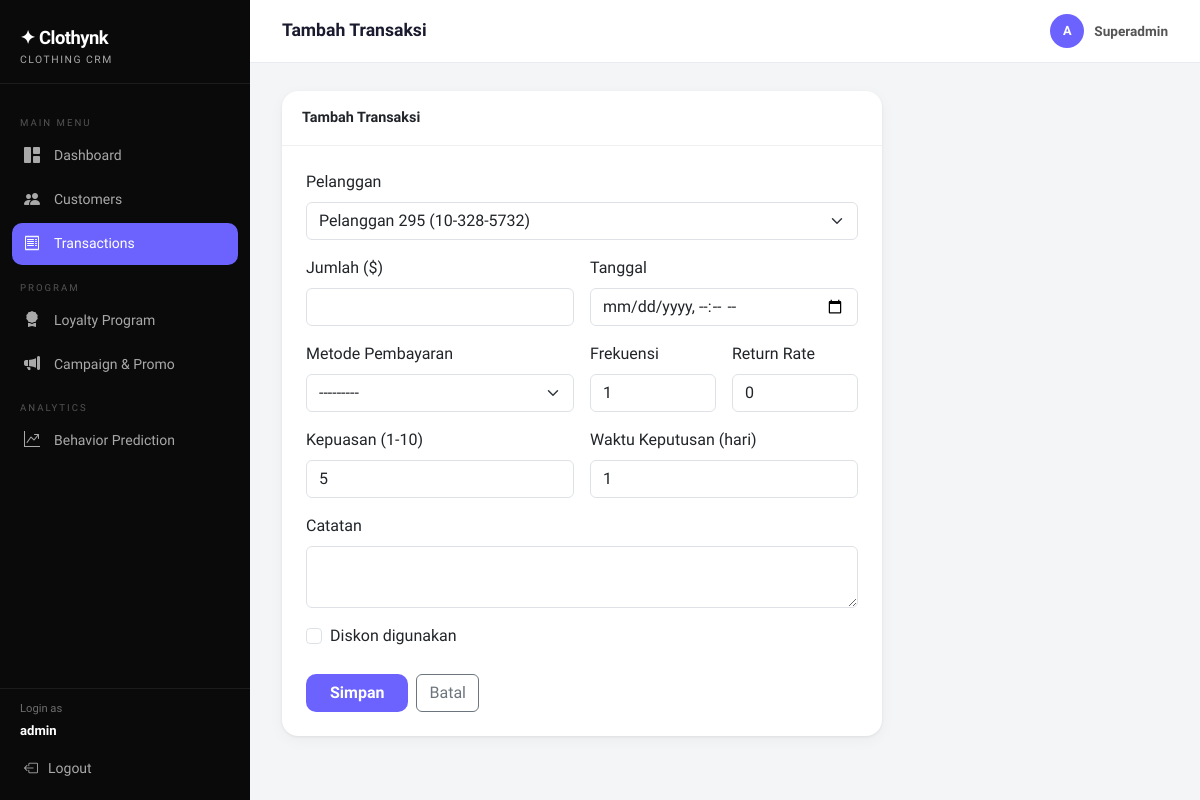
Before: /transaksi/tambah/?customer=295 (signed in) with the older database file.
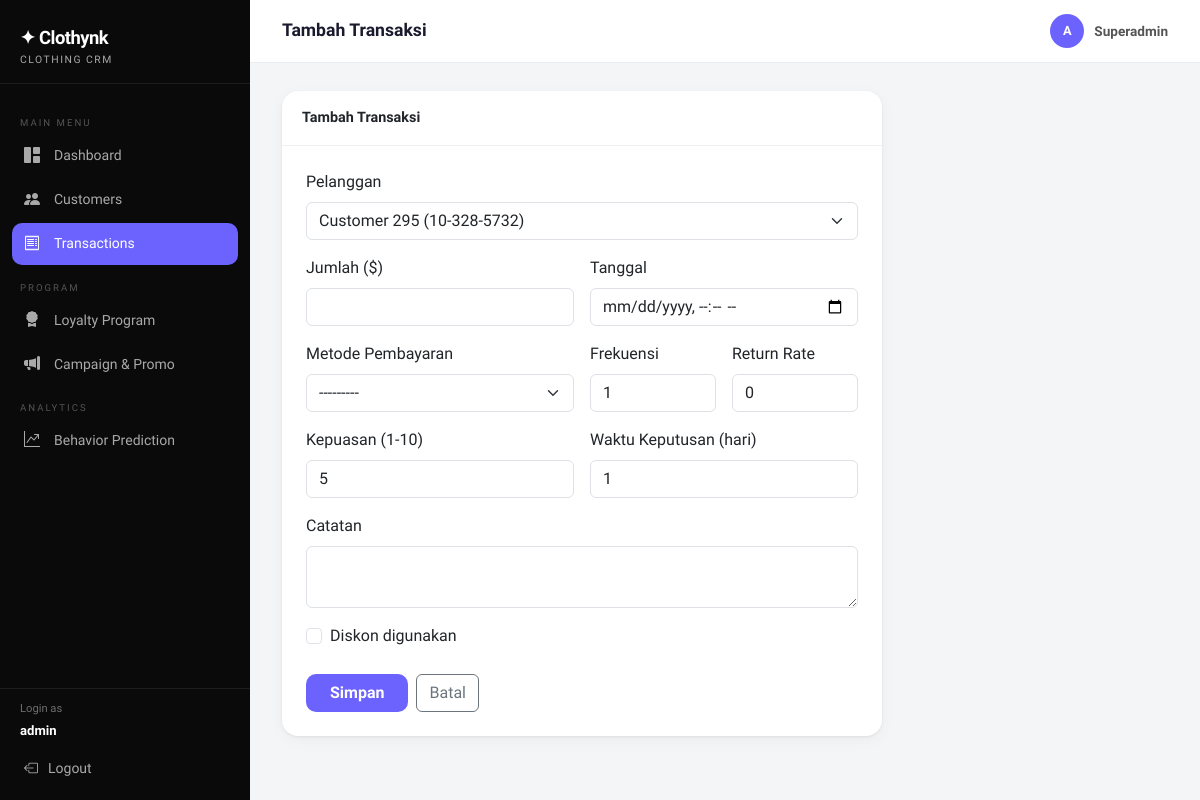
After: the same page with the newer database file.
### core/models.py (models this page shows, shortened)
class Customer(models.Model):
    GENDER_CHOICES = [
        ('Male', 'Male'),
        ('Female', 'Female'),
        ('Non-binary', 'Non-binary'),
        ('Bigender', 'Bigender'),
        ('Genderfluid', 'Genderfluid'),
        ('Polygender', 'Polygender'),
        ('Agender', 'Agender'),
        ('Genderqueer', 'Genderqueer'),
    ]
    INCOME_CHOICES = [('Low', 'Low'), ('Middle', 'Middle'), ('High', 'High')]
    MARITAL_CHOICES = [('Single', 'Single'), ('Married', 'Married'), ('Divorced', 'Divorced'), ('Widowed', 'Widowed')]
    EDUCATION_CHOICES = [
        ('High School', 'High School'),
        ("Bachelor's", "Bachelor's"),
        ("Master's", "Master's"),
        ('PhD', 'PhD'),
        ('Other', 'Other'),
    ]
    OCCUPATION_CHOICES = [('Low', 'Low'), ('Middle', 'Middle'), ('High', 'High')]
    CHANNEL_CHOICES = [('Online', 'Online'), ('In-Store', 'In-Store'), ('Mixed', 'Mixed')]
    INFLUENCE_CHOICES = [('None', 'None'), ('Low', 'Low'), ('Medium', 'Medium'), ('High', 'High')]
    SENSITIVITY_CHOICES = [('Not Sensitive', 'Not Sensitive'), ('Somewhat Sensitive', 'Somewhat Sensitive'), ('Highly Sensitive', 'Highly Sensitive')]
    INTENT_CHOICES = [('Need-based', 'Need-based'), ('Wants-based', 'Wants-based'), ('Impulsive', 'Impulsive')]
    SHIPPING_CHOICES = [('Standard', 'Standard'), ('Express', 'Express'), ('No Preference', 'No Preference')]
    customer_id     = models.CharField(max_length=30, unique=True, verbose_name='Customer ID')
    name            = models.CharField(max_length=150, verbose_name='Nama')
    age             = models.IntegerField(verbose_name='Umur')
    gender          = models.CharField(max_length=15, choices=GENDER_CHOICES, verbose_name='Gender')
    income_level    = models.CharField(max_length=10, choices=INCOME_CHOICES, verbose_name='Income Level')
    marital_status  = models.CharField(max_length=15, choices=MARITAL_CHOICES, verbose_name='Marital Status')
    education_level = models.CharField(max_length=20, choices=EDUCATION_CHOICES, verbose_name='Education Level')
    occupation      = models.CharField(max_length=10, choices=OCCUPATION_CHOICES, verbose_name='Occupation Level')
    location        = models.CharField(max_length=100, verbose_name='Lokasi')
    email           = models.EmailField(unique=True, verbose_name='Email')
    phone           = models.CharField(max_length=20, blank=True, verbose_name='No. Telepon')
    purchase_category      = models.CharField(max_length=100, verbose_name='Kategori Pembelian')
    purchase_channel       = models.CharField(max_length=30, choices=CHANNEL_CHOICES, verbose_name='Channel Pembelian')
    social_media_influence = models.CharField(max_length=20, choices=INFLUENCE_CHOICES, verbose_name='Pengaruh Media Sosial')
    discount_sensitivity   = models.CharField(max_length=30, choices=SENSITIVITY_CHOICES, verbose_name='Sensitivitas Diskon')
    device_used            = models.CharField(max_length=30, verbose_name='Perangkat yang Digunakan')
    payment_method         = models.CharField(max_length=30, verbose_name='Metode Pembayaran')
    shipping_preference    = models.CharField(max_length=30, choices=SHIPPING_CHOICES, verbose_name='Preferensi Pengiriman')
    purchase_intent        = models.CharField(max_length=20, choices=INTENT_CHOICES, verbose_name='Niat Pembelian')
    created_at = models.DateTimeField(auto_now_add=True)
    def __str__(self):
        return f"{self.name} ({self.customer_id})"
    class Meta:
        ordering = ['id']
        verbose_name = 'Pelanggan'
        verbose_name_plural = 'Pelanggan'

### core/views.py (the view)
# urls.py: path('transaksi/tambah/', views.transaction_add, name='transaction_add'),
@login_required
def transaction_add(request):
    initial = {}
    customer_id = request.GET.get('customer')
    if customer_id:
        initial['customer'] = customer_id
    form = TransactionForm(request.POST or None, initial=initial)
    if form.is_valid():
        txn = form.save()
        messages.success(request, f'Transaksi ${txn.amount:,.2f} berhasil dicatat!')
        return redirect('transaction_list')
    return render(request, 'core/transaction_form.html', {'form': form, 'title': 'Tambah Transaksi'})

### core/templates/core/transaction_form.html (shortened to what this page needs)
{% extends 'core/base.html' %}
{% block page_title %}{{ title }}{% endblock %}
{% block content %}
<div class="card" style="max-width:600px">
  <div class="card-header">{{ title }}</div>
  <div class="p-4">
    <form method="post">
      <div class="row g-3">
        <div class="col-12">
          <label class="form-label fw-600">Pelanggan</label>{{ form.customer }}
        </div>
        <div class="col-md-6">
          <label class="form-label fw-600">Jumlah ($)</label>{{ form.amount }}
        </div>
        <div class="col-md-6">
          <label class="form-label fw-600">Tanggal</label>{{ form.date }}
        </div>
        <div class="col-md-6">
          <label class="form-label fw-600">Metode Pembayaran</label>{{ form.payment_method }}
        </div>
        <div class="col-md-3">
          <label class="form-label fw-600">Frekuensi</label>{{ form.frequency }}
        </div>
        <div class="col-md-3">
          <label class="form-label fw-600">Return Rate</label>{{ form.return_rate }}
        </div>
        <div class="col-md-6">
          <label class="form-label fw-600">Kepuasan (1-10)</label>{{ form.satisfaction }}
        </div>
        <div class="col-md-6">
          <label class="form-label fw-600">Waktu Keputusan (hari)</label>{{ form.time_to_decision }}
        </div>
        <div class="col-12">
          <label class="form-label fw-600">Catatan</label>{{ form.notes }}
        </div>
        <div class="col-12">
          <div class="form-check">
            {{ form.discount_used }}
            <label class="form-check-label">Diskon digunakan</label>
          </div>
        </div>
      </div>
      <div class="d-flex gap-2 mt-4">
        <button type="submit" class="btn btn-accent px-4">Simpan</button>
        <a href="{% url 'transaction_list' %}" class="btn btn-outline-secondary">Batal</a>
      </div>
    </form>
  </div>
</div>
{% endblock %}

Changed rows visible on the page:
changed Customer: customer "Pelanggan 295 (10-328-5732)" → "Customer 295 (10-328-5732)"
